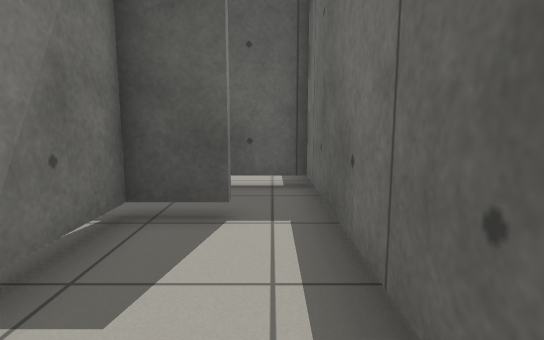
[1] (above)

14 first-person views from a walk through a world built for the Gazebo simulator. The camera is 0.78 m above the floor, tilts 8° down and sees 80° across. The floor is counted in squares, 0.5 m on a side. Each view is taken from the middle of a square. On the plan, view 1 faces up. The plan holds only what a view shows up to about 15 squares ahead; the rest is blank.

[2]
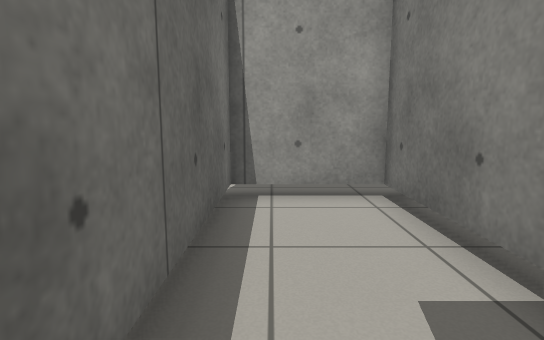

[3]
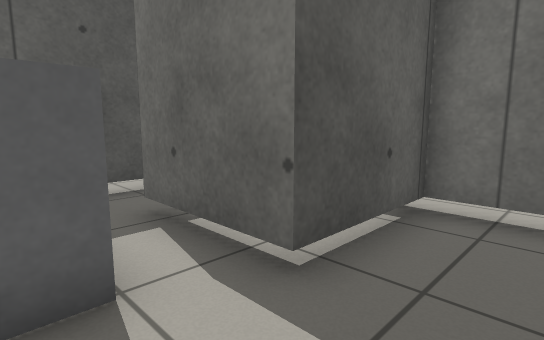

[4]
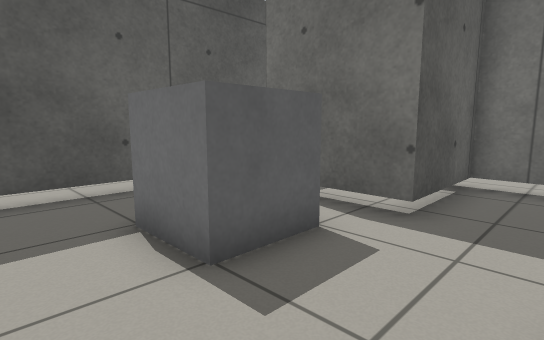

[5]
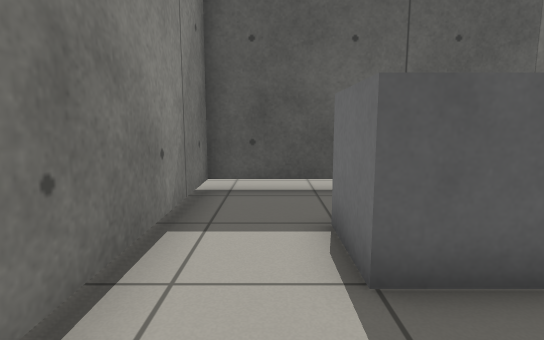

[6]
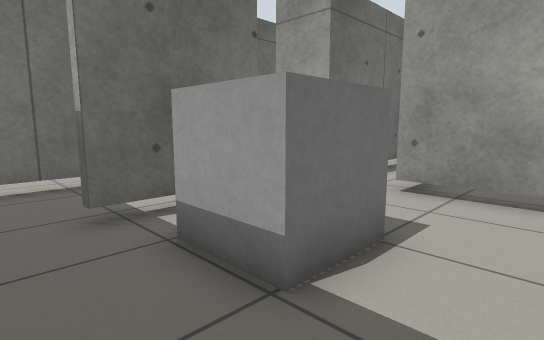

[7]
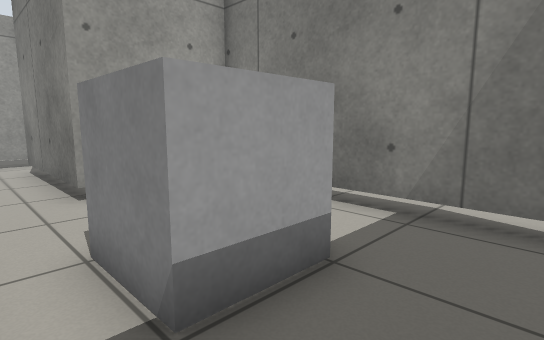

[8]
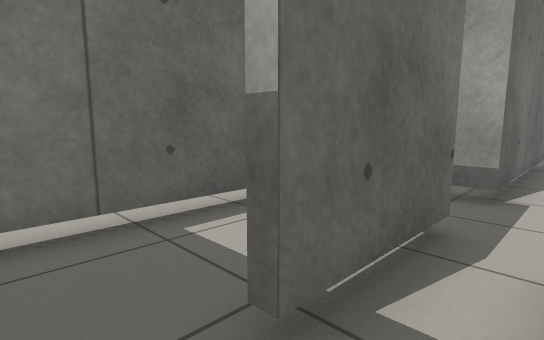

[9]
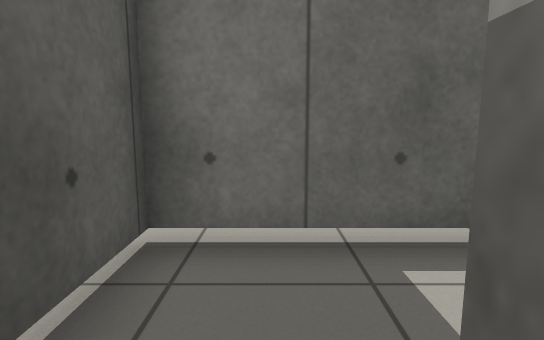

[10]
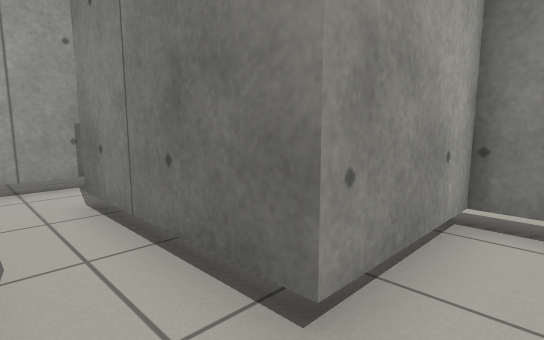

[11]
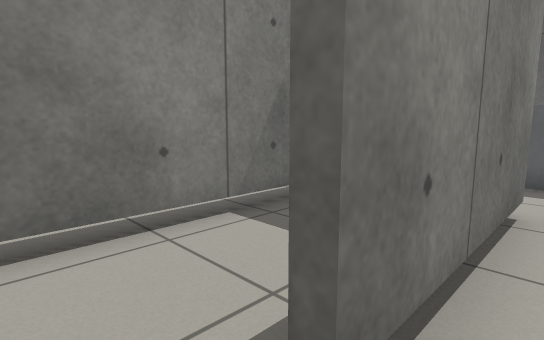

[12]
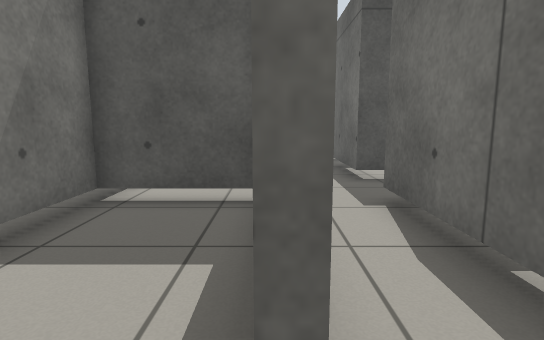

[13]
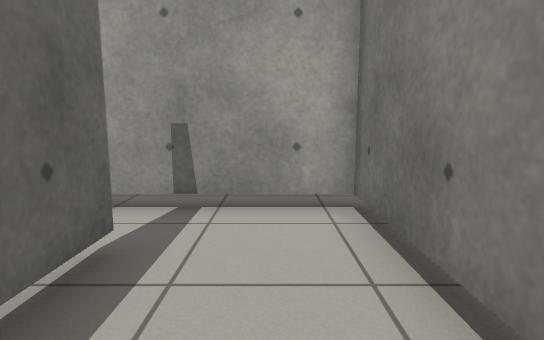

[14]
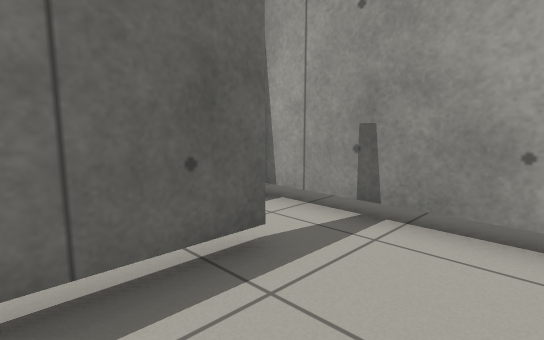

### Floor plan
Key: @ floor where view 1 was taken; # wall or solid block; . floor; T thing the floor can be seen under or through; B grey box.
Columns run from 9 left of view 1 to 1 right of it. Each row starts with its distance up from view 1.
 14 ###########
 13 #.........#
 12 #.........#
 11 #..BB.T...#
 10 #..B BT...#
  9 #..BBBT...#
  8 #.....TTTT#
  7 #.........#
  6 #.........#
  5 ##TTT.###.#
  4 #...T.#...#
  3 #...T.#...#
  2 #...#.#...#
  1 #...#.#...#
  0 #.....#..@#
 -1 #.....#...#
 -2 ###########

Positions as (right, up) in squares from view 1, and headings:
1: (0, 0), facing up
2: (0, 5), facing down
3: (-5, 6), facing up-right
4: (-8, 6), facing up-right
5: (-7, 6), facing up
6: (-8, 13), facing down-right
7: (-3, 13), facing down-left
8: (-4, 13), facing down-right
9: (-3, 12), facing right
10: (-3, 7), facing down-left
11: (-4, -1), facing up-left
12: (-5, -1), facing up
13: (-7, 4), facing down
14: (-8, 3), facing down-right
